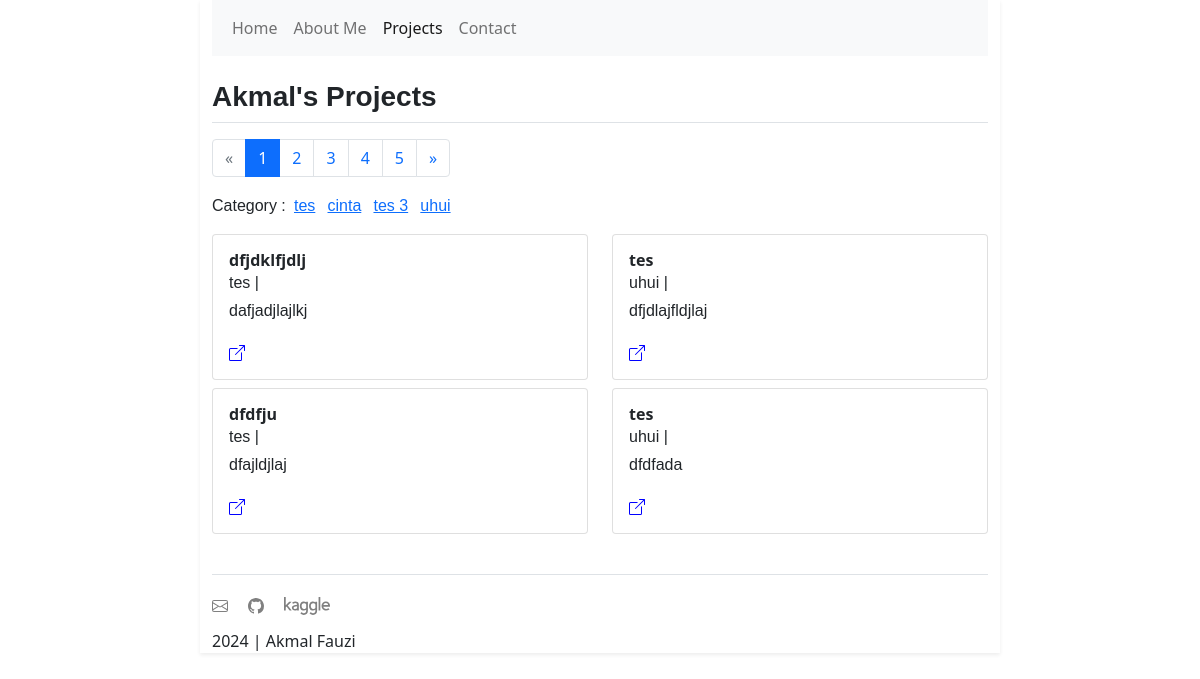
Before: /projects/1 with the older database file.
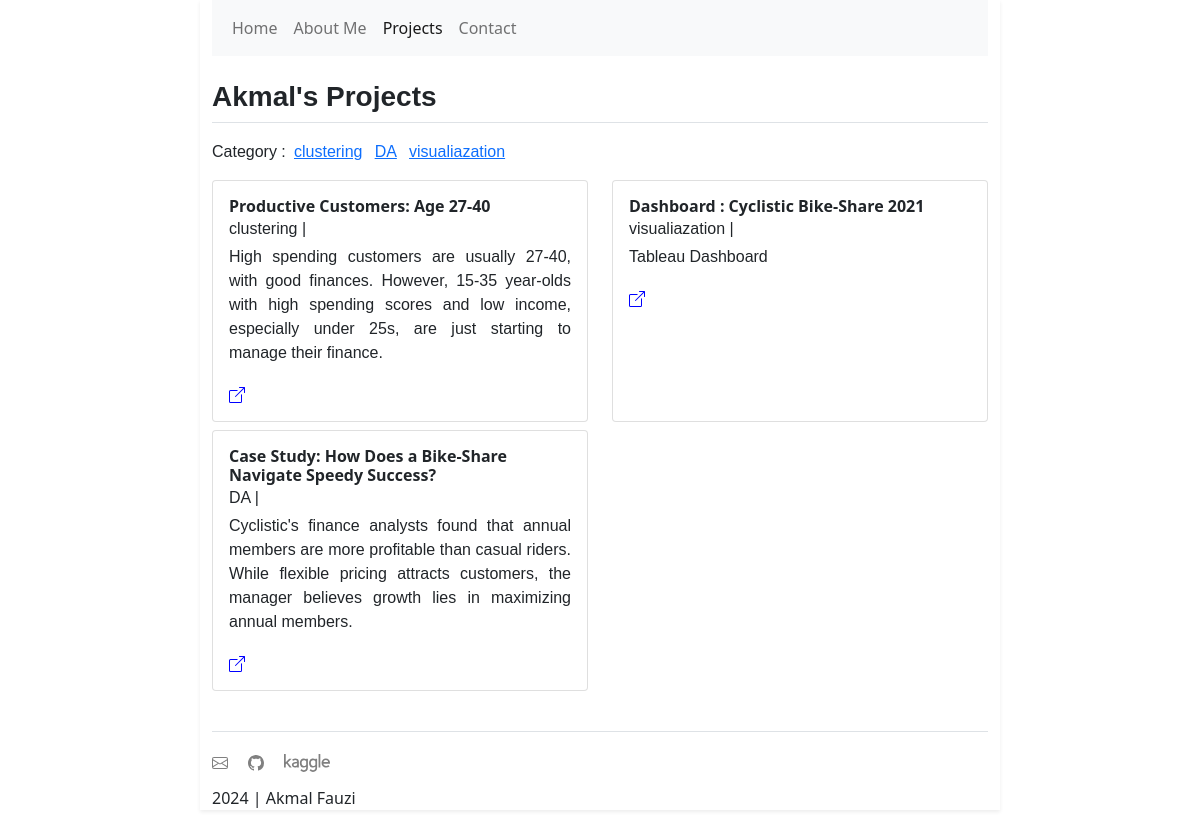
After: the same page with the newer database file.
### projects/models.py (models this page shows, shortened)
class category(models.Model):
    name = models.CharField(max_length=50)
    def __str__(self):
        return self.name

class projects(models.Model):
    title = models.CharField(max_length=60)
    description = models.TextField(max_length=200)
    link = models.URLField()
    categories = models.ManyToManyField(category)
    published = models.DateTimeField(auto_now_add=True, blank=True, null=True)
    updated = models.DateTimeField(auto_now=True, blank=True, null=True)

### projects/views.py (the view)
# urls.py: path("<int:page>", ProjectsListView.as_view(), name="index"),
class ProjectsListView(ListView):
    model = projects
    template_name = "projects/projects.html"
    context_object_name = "list_projects"
    ordering = ['-published']
    paginate_by = 4
    def get_context_data(self, *args, **kwargs):
        context = super().get_context_data(*args, **kwargs)
        from .models import category  # Import the Category model
        category_list = category.objects.all()  # Retrieve all categories
        context['category_list'] = category_list
        return context

### projects/templates/projects/projects.html (shortened to what this page needs)
{% extends 'base.html' %}  {% block name %}
<section class="border-bottom mt-4">
  <h3>Akmal's Projects</h3>
</section>
{% endblock name %} {% block content %}
<section class="mt-3">
  {% if is_paginated %}
  <nav aria-label="Page navigation example">
    <ul class="pagination">
      {% if page_obj.has_previous %}
      <li class="page-item">
        <a class="page-link" href={% url 'projects:index' page_obj.previous_page_number %} aria-label="Previous">
          <span aria-hidden="true">&laquo;</span>
        </a>
      </li>
        {% else %}
          <li class="page-item disabled">
            <a class="page-link" href="#" aria-label="Previous">
              <span aria-hidden="true">&laquo;</span>
            </a>
          </li>
      {% endif %}
      {% for page in paginator.page_range %}
      {% if page is page_obj.number %}
      <li class="page-item active" aria-current="page">
        <span class="page-link" href="#">{{page}}</span>
      </li>
      {% else %}
      <li class="page-item">
        <a class="page-link" href="{% url 'projects:index' page %}">{{page}}</a>
      </li>
      {% endif %}
    {% endfor %}
      {% if page_obj.has_next %}
      <li class="page-item">
        <a class="page-link" href={% url 'projects:index' page_obj.next_page_number %} aria-label="Next">
          <span aria-hidden="true">&raquo;</span>
        </a>
      </li>
      {% else %}
      <li class="page-item disabled">
        <a class="page-link" href="#" aria-label="Next">
          <span aria-hidden="true">&raquo;</span>
        </a>
      </li>
      {% endif %}
    </ul>
  </nav>
  {% endif %}
  <span class="text">Category :</span>
  {% for category in category_list %}
    <span class="text mx-1"><a href="{% url 'projects:category' category 1%}">{{category}}</a></span>
  {% endfor %}
</section>
<section id="projects" class="border-bottom mt-3 pb-3">
  <div class="row mb-3">
    {% for project in list_projects %}
    <div class="col-sm-6 d-flex mb-2">
      <div class="card flex-fill">
        <div class="card-body">
          <h5 class="card-title fs-6 fw-bold mb-0">{{project.title}}</h5>
          {% for category in project.categories.all %}
           <span class="text">{{category}} | </span>
          {% endfor %}
          <p class="card-text text mt-1">{{project.description}}</p>
          <a href="{{project.link}}" class="btn-link">
          </a>
        </div>
      </div>
    </div>
    {% endfor %}
  </div>
</section>
 {% endblock content %}

Changed rows visible on the page:
removed category: name "tes"
removed category: name "cinta"
removed category: name "tes 3"
removed category: name "uhui"
removed projects: title "dfjdklfjdlj", description "dafjadjlajlkj"
removed projects: title "tes", description "dfjdlajfldjlaj"
removed projects: title "dfdfju", description "dfajldjlaj"
removed projects: title "tes", description "dfdfada"
added category: name "clustering"
added category: name "DA"
added category: name "visualiazation"
added projects: title "Productive Customers: Age 27-40", description "High spending customers are usually 27-40, with good finances. However, 15-35 year-olds with high spending scores and low income, especially under 25s, are just starting to manage their finance."
added projects: title "Dashboard : Cyclistic Bike-Share 2021", description "Tableau Dashboard"
added projects: title "Case Study: How Does a Bike-Share Navigate Speedy Success?", description "Cyclistic's finance analysts found that annual members are more profitable than casual riders. While flexible pricing attracts customers, the manager believes growth lies in maximizing annual members."
Other visible differences:
list line gone: "1"
list line gone: "2"
list line gone: "3"
list line gone: "4"
list line gone: "5"
